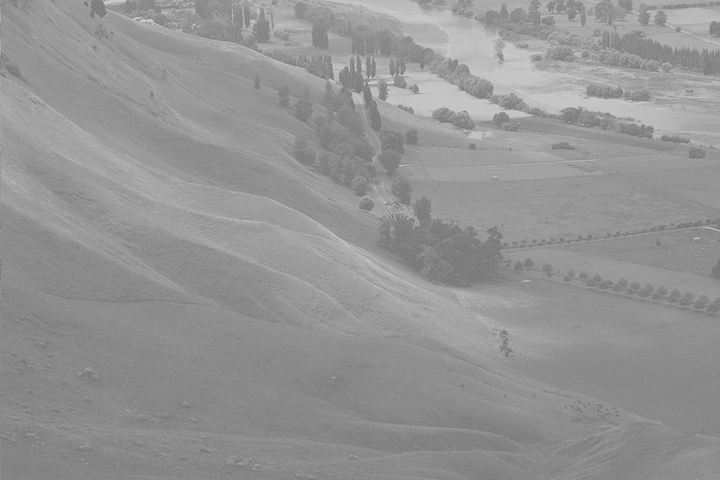
#> input picture 지능화 캡스톤 프로젝트/3주차/Hawkes.jpg, 720 x 480 px
$ python ex12_histogram_stretching_analyzer.py
#> lines starting #> are read from the running program, lines starting #| are printed output that depends on the picture
import cv2
import numpy as np
import matplotlib.pyplot as plt

# Grayscale 이미지 읽기
image = cv2.imread('Hawkes.jpg', cv2.IMREAD_GRAYSCALE)
#> image is the input picture: shape (480, 720); min 113, max 213, mean 148

# 이미지가 정상적으로 읽혔는지 확인
if image is None:
    print("Error: Unable to load Hawkes.jpg.")
    exit()


# 히스토그램 스트래칭
def histogram_stretching(img):
    # 픽셀값의 최소값과 최대값 계산
    min_pixel = np.min(img)
#> min_pixel = 113
    max_pixel = np.max(img)
#> max_pixel = 213

    # 스트래칭 공식: ((pixel - min) / (max - min)) * 255
    stretched = ((img - min_pixel) / (max_pixel - min_pixel) * 255).astype(np.uint8)
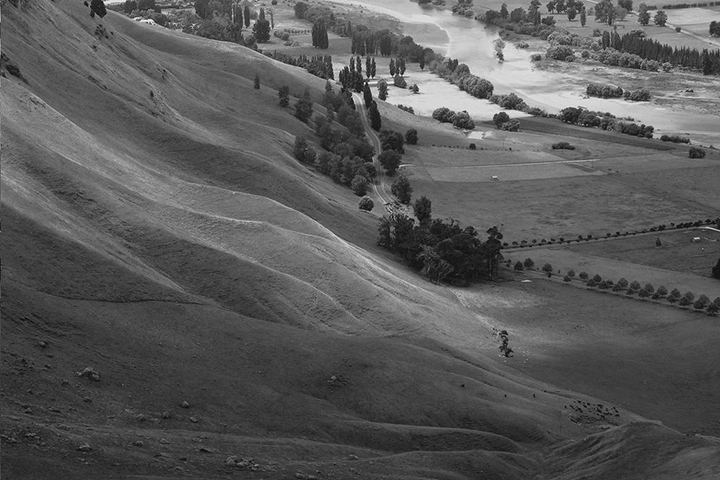
#> stretched: shape (480, 720); min 0, max 255, mean 88.8
    return stretched


stretched_image = histogram_stretching(image)

# 결과 표시 (원본과 스트래칭된 이미지 비교)
cv2.imshow('Original Image', image)
cv2.imshow('Stretched Image', stretched_image)

# Matplotlib를 사용하여 히스토그램 비교
plt.figure(figsize=(10, 5))

# 원본 이미지의 히스토그램
plt.subplot(1, 2, 1)
plt.title('Original Image Histogram')
plt.hist(image.ravel(), bins=256, range=[0, 256], color='black')
plt.xlabel('Pixel Intensity')
plt.ylabel('Frequency')

# 스트래칭된 이미지의 히스토그램
plt.subplot(1, 2, 2)
plt.title('Stretched Image Histogram')
plt.hist(stretched_image.ravel(), bins=256, range=[0, 256], color='black')
plt.xlabel('Pixel Intensity')
plt.ylabel('Frequency')

plt.tight_layout()
plt.show()
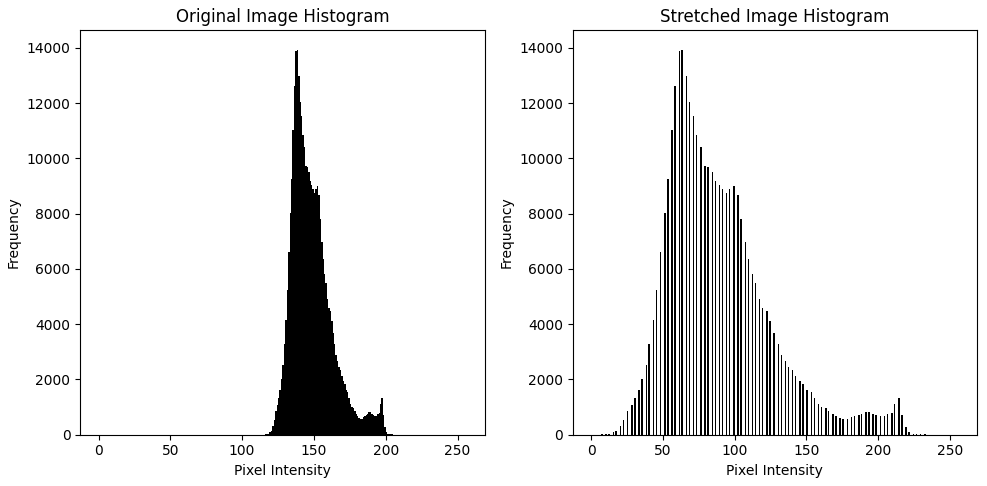
#> figure drawn by matplotlib, 2 panels; panel 1: tallest bar 13942 high, from x = 138 to 139; panel 2: tallest bar 13942 high, from x = 63 to 64

# 'q' 키를 눌러 종료
while True:
    if cv2.waitKey(1) & 0xFF == ord('q'):
#> (key q is pressed here)
        break

cv2.destroyAllWindows()
